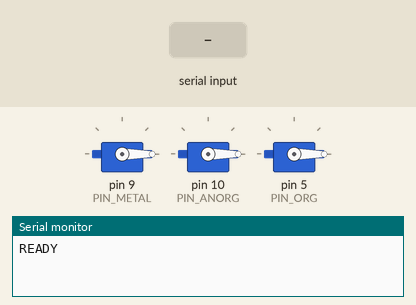
Simulated run of this sketch. Board: Arduino Uno, built with avr-gcc and run on an emulated ATmega328P. Parts: 3 × servo, the last lines printed to the serial monitor. The test bench sets the inputs (shaded band).

Above: at 1.2 s.
1.3 s: "METAL\n" received over Serial
At 2.0 s:
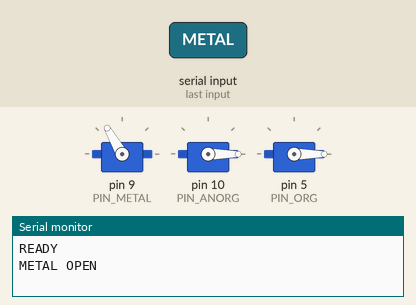
4.3 s: "ANORG\n" received over Serial
At 5.5 s:
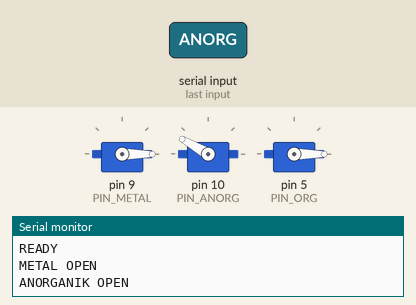
7.3 s: "ORG\n" received over Serial
At 7.7 s:
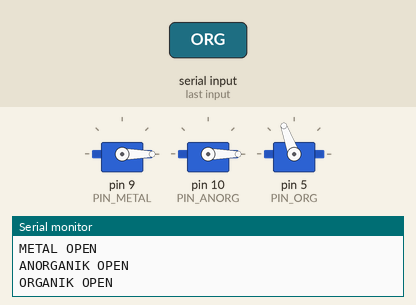
Timing chart, 0 to 10.8 s (numbered marks = the images above; inputs shaded):
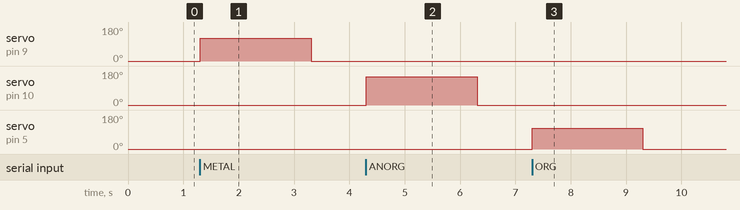

The sketch:

servo.ino
```cpp
#include <Servo.h>

// ===============================
// Servo objects
// ===============================
Servo servoMetal;
Servo servoAnorganik;
Servo servoOrganik;

// ===============================
// Pin mapping
// ===============================
#define PIN_METAL 9
#define PIN_ANORG 10
#define PIN_ORG   5

// ===============================
// Sudut kalibrasi
// ===============================
#define METAL_BUKA   120
#define METAL_TUTUP  0

#define ANORG_BUKA   150
#define ANORG_TUTUP  0

#define ORG_BUKA     110
#define ORG_TUTUP    0

// ===============================
void setup() {
  Serial.begin(9600);

  servoMetal.attach(PIN_METAL);
  servoAnorganik.attach(PIN_ANORG);
  servoOrganik.attach(PIN_ORG);

  // Posisi awal
  servoMetal.write(METAL_TUTUP);
  servoAnorganik.write(ANORG_TUTUP);
  servoOrganik.write(ORG_TUTUP);

  Serial.println("READY");
}

// ===============================
void loop() {
  if (Serial.available()) {
    String cmd = Serial.readStringUntil('\n');
    cmd.trim();

    if (cmd == "METAL") {
      gerakMetal();
    }
    else if (cmd == "ANORG") {
      gerakAnorganik();
    }
    else if (cmd == "ORG") {
      gerakOrganik();
    }
  }
}

// ===============================
void gerakMetal() {
  Serial.println("METAL OPEN");
  servoMetal.write(METAL_BUKA);
  delay(2000);
  servoMetal.write(METAL_TUTUP);
}

// ===============================
void gerakAnorganik() {
  Serial.println("ANORGANIK OPEN");
  servoAnorganik.write(ANORG_BUKA);
  delay(2000);
  servoAnorganik.write(ANORG_TUTUP);
}

// ===============================
void gerakOrganik() {
  Serial.println("ORGANIK OPEN");
  servoOrganik.write(ORG_BUKA);
  delay(2000);
  servoOrganik.write(ORG_TUTUP);
}
```

Measured:
- after the input at 1.3 s, servo on pin 9 (PIN_METAL): 0° → 120° at once, → 0° 2.0 s later
- after the input at 4.3 s, servo on pin 10 (PIN_ANORG): 0° → 150° at once, → 0° 2.0 s later
- after the input at 7.3 s, servo on pin 5 (PIN_ORG): 0° → 110° at once, → 0° 2.0 s later
